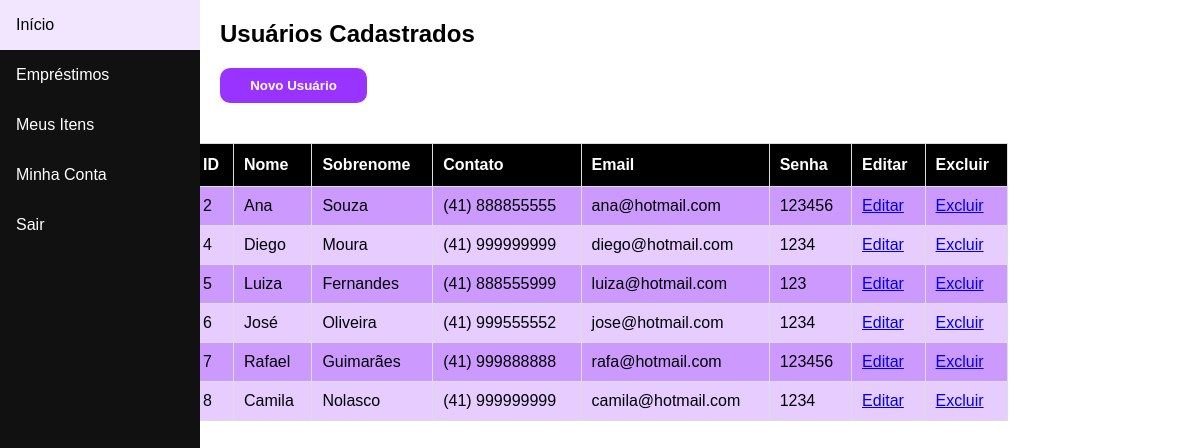
The app's page /listausuarios.php (signed in) with its own data.
### tables this page shows
CREATE TABLE `usuarios` (
  `id` int(11) NOT NULL,
  `nome` varchar(100) NOT NULL,
  `sobrenome` varchar(100) NOT NULL,
  `contato` varchar(15) NOT NULL,
  `email` varchar(100) NOT NULL,
  `senha` varchar(100) NOT NULL,
  `ativo` char(1) NOT NULL DEFAULT 'A'
);

### listausuarios.php (the view, shortened to what this page needs)
<?php
	include "includes/topolista.php";
?>
    <div class="content">
      <h2>Usuários Cadastrados</h2>
      	<form action="cadastrousuarios.php" method="post">
	  			<input type="submit" value="Novo Usuário">
	  		</form>
    </div>
    	<?php
				include "includes/menu.php";
			?>
	      <table id="customers">
	      <tr>
	        <th>ID</th>
	        <th>Nome</th>
	        <th>Sobrenome</th>
	        <th>Contato</th>
	        <th>Email</th>
	        <th>Senha</th>
	        <th>Editar</th>
	        <th>Excluir</th>
	      </tr>
      	<?php
          	include "includes/conecta.php";
			  $sql = "SELECT id, nome, sobrenome, contato, email, senha FROM usuarios";
			  $res = mysqli_query($conn, $sql);
			  if($res){
			  	while($row = mysqli_fetch_assoc($res)){
				  echo "<tr>
							<td>". $row['id'] ."</td>
							<td>". $row['nome'] ."</td>
							<td>". $row['sobrenome'] ."</td>
							<td>". $row['contato'] ."</td>
							<td>". $row['email'] ."</td>
							<td>". $row['senha'] ."</td>
							<td><a href='cadastrousuarios.php?id=". $row['id'] ."'>Editar</a></td>
							<td><a href='exclusaousuarios.php?id=". $row['id'] ."'>Excluir</a></td>
								</tr>";
			    }
			  }
			  ?>
			  </table>

### css/lista.css (style rules this page uses)
* { box-sizing: border-box; }
body { margin: 0; font-family: Arial, Helvetica, sans-serif; }
.content { margin-left: 200px; padding-left: 20px; }
#customers { font-family: Arial, Helvetica, sans-serif; border-collapse: collapse; width: 68%; margin: auto; margin-top: 40px; }
#customers td, #customers th { border: 1px solid #ddd; padding: 10px; }
#customers tr:nth-child(even) { background-color: #cc99ff; }
#customers tr { background-color: #e6ccff; }
#customers th { padding-top: 12px; padding-bottom: 12px; text-align: left; background-color: black; color: white; }
input[type=submit] { width: 15%; background-color: #9933ff; color: white; padding: 10px 18px; margin: auto; border: none; border-radius: 10px; cursor: pointer; font-weight: bold; }

### records on screen
usuarios: id "2", nome "Ana", sobrenome "Souza", contato "(41) 888855555", email "ana@hotmail.com", senha "123456"
usuarios: id "4", nome "Diego", sobrenome "Moura", contato "(41) 999999999", email "diego@hotmail.com", senha "1234"
usuarios: id "5", nome "Luiza", sobrenome "Fernandes", contato "(41) 888555999", email "luiza@hotmail.com", senha "123"
usuarios: id "6", nome "José", sobrenome "Oliveira", contato "(41) 999555552", email "jose@hotmail.com", senha "1234"
usuarios: id "7", nome "Rafael", sobrenome "Guimarães", contato "(41) 999888888", email "rafa@hotmail.com", senha "123456"
usuarios: id "8", nome "Camila", sobrenome "Nolasco", contato "(41) 999999999", email "camila@hotmail.com", senha "1234"
